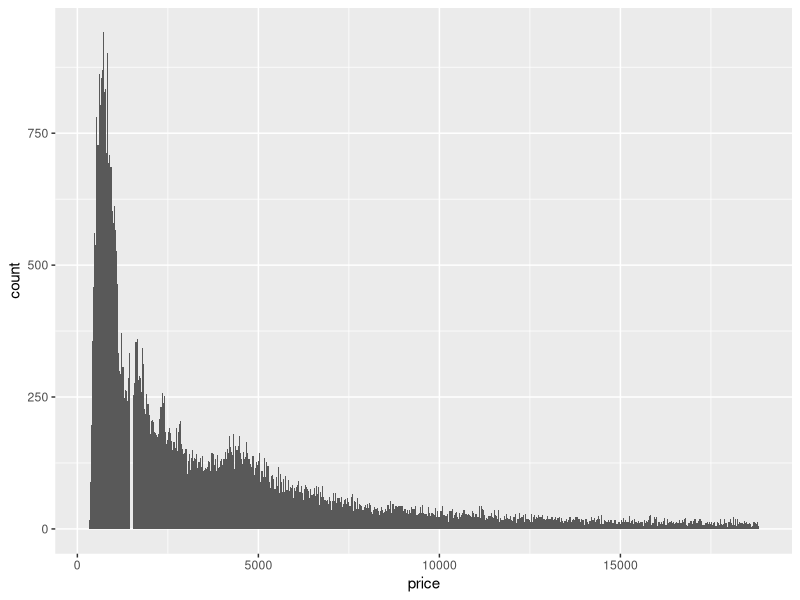
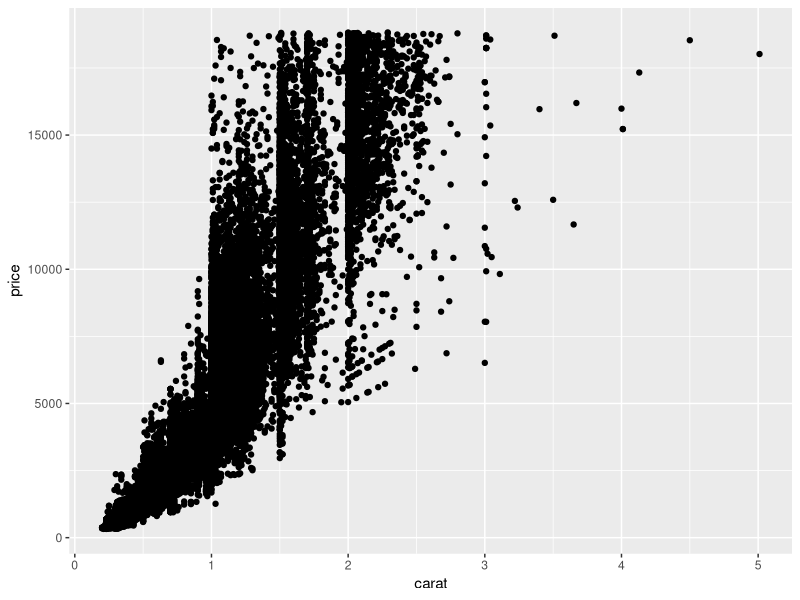
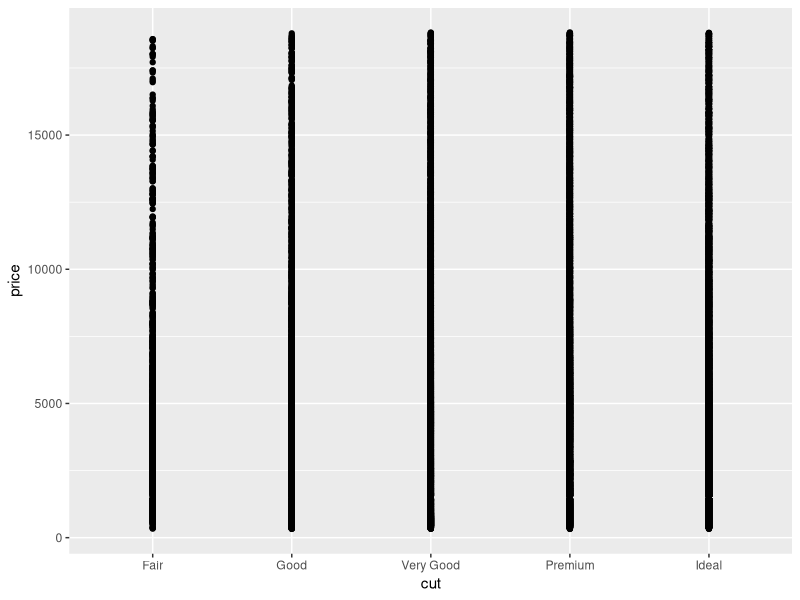
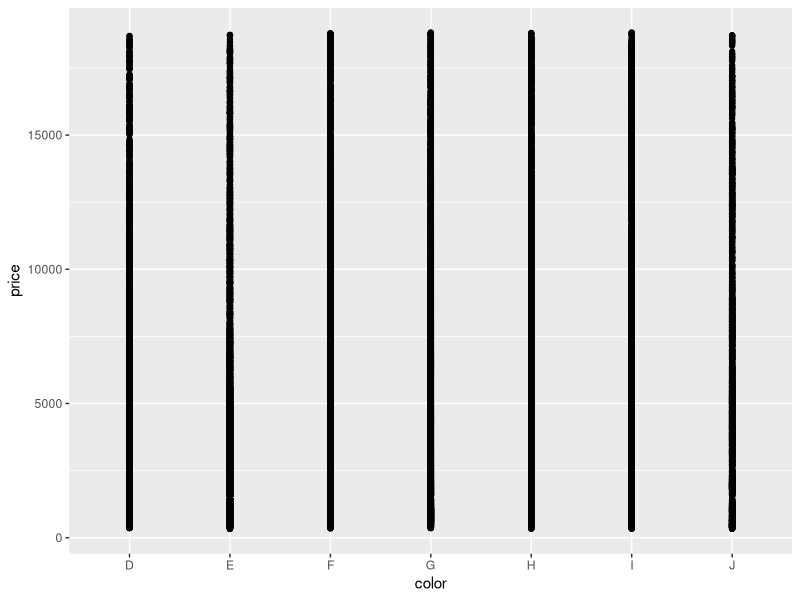
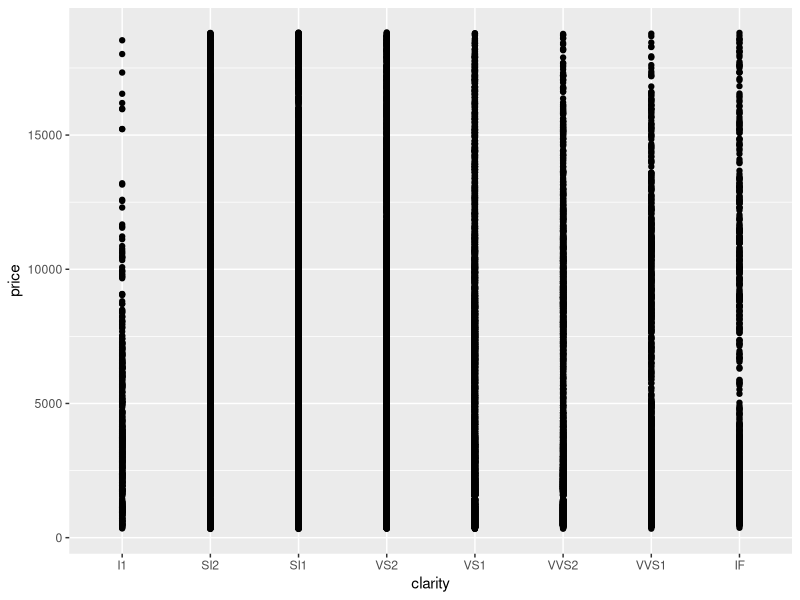
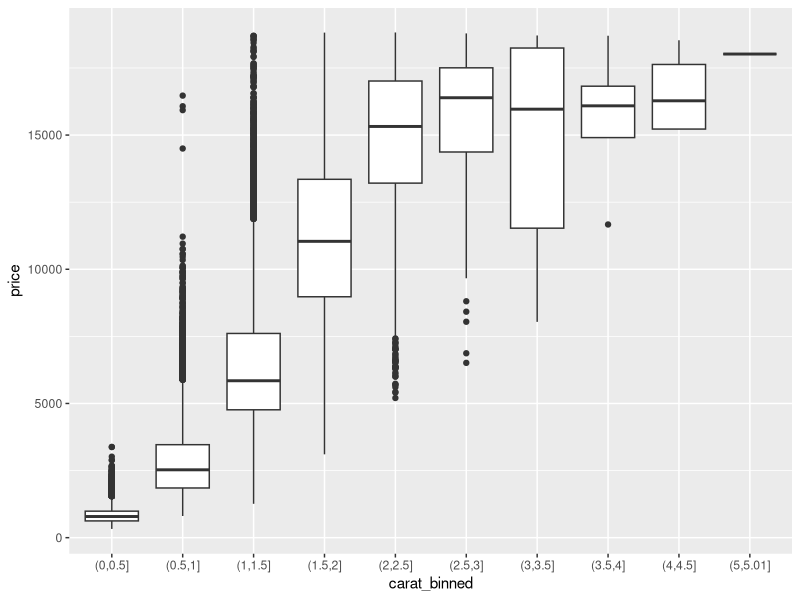

Write the R code that produced these figures, in order. (Note: this script raises an error after producing the figures.)
?diamonds
library(tidyverse)
#Question 1#
ggplot(data=diamonds)+geom_histogram(mapping=aes(x=price),binwidth = 30)
#Many of the diamonds' cost are on the far left of the distribution. 

#Question 2#
ggplot(diamonds,aes(x=carat, y=price))+geom_point()
ggplot(diamonds,aes(x=cut, y=price))+geom_point()
ggplot(diamonds,aes(x=color, y=price))+geom_point()
ggplot(diamonds,aes(x=clarity, y=price))+geom_point()

diamonds %>%
  mutate(carat_binned = cut(carat, breaks=c(seq(0, max(carat), .5), max(carat)))) %>%
  ggplot(., aes(x=carat_binned, y=price)) + 
  geom_boxplot()
#3#
mutate(price_binned = cut(price, breaks=c(seq(0, max(price), 5000), Inf), dig.lab=10))

diamonds %>% 
  filter(!is.na(carat), !is.na(price)) %>%
  mutate(price_binned = cut(price, breaks=c(seq(0, max(price), 5000), 
                                            max(price)), dig.lab=10)) %>%
  ggplot(., aes(price_binned, carat)) + 
  geom_boxplot()

diamonds %>% 
  filter(!is.na(carat), !is.na(price)) %>%
  mutate(price_binned = cut(price, 
                            breaks=c(seq(0, max(price), 5000), Inf), 
                            dig.lab=10)) %>%
  ggplot(., aes(x=carat, fill=price_binned)) + 
  geom_histogram(bins=50, show.legend = FALSE) + 
  facet_wrap(~ price_binned, scales = 'free_y', ncol = 1)
